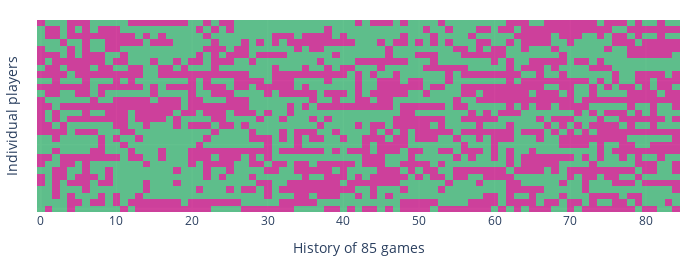

Notebook source saved alongside this figure:
### Markdown cell above
# Obvious LoserQ

### Code cell
mock_history = generate_obvious_loser_q(number_of_players=30, number_of_games=85)
plot_history(mock_history, save_to='docs/loserQ/assets/validation_obvious.json');

### Figure 1 — Plotly figure (JSON) as saved in the notebook; plotly's stock layout.template omitted (floating-point values rounded to 4 significant figures; data arrays with more than 128 entries replaced by an {"elided": "..."} marker saying what was removed)
{"data": [{"colorscale": [[0, "rgba(199, 21, 133, 0.8)"], [1, "rgba(60, 179, 113, 0.8)"]], "customdata": {"elided": "30x85x5 str values"}, "hovertemplate": "<b>Summoner: %{customdata[0]}</b><br>Win: %{customdata[1]}<br>Lane: %{customdata[2]}<br>KDA: %{customdata[3]:.2f} <br>Start: %{customdata[4]}", "name": "History", "showscale": false, "type": "heatmap", "z": {"elided": "30x85 int values"}}], "layout": {"height": 266.7, "margin": {"b": 20, "l": 20, "r": 20, "t": 20}, "width": 700, "xaxis": {"autorange": true, "range": [-0.5, 84.5], "title": {"text": "History of 85 games"}}, "yaxis": {"autorange": true, "range": [-0.5, 29.5], "showticklabels": false, "title": {"text": "Individual players"}}}}
